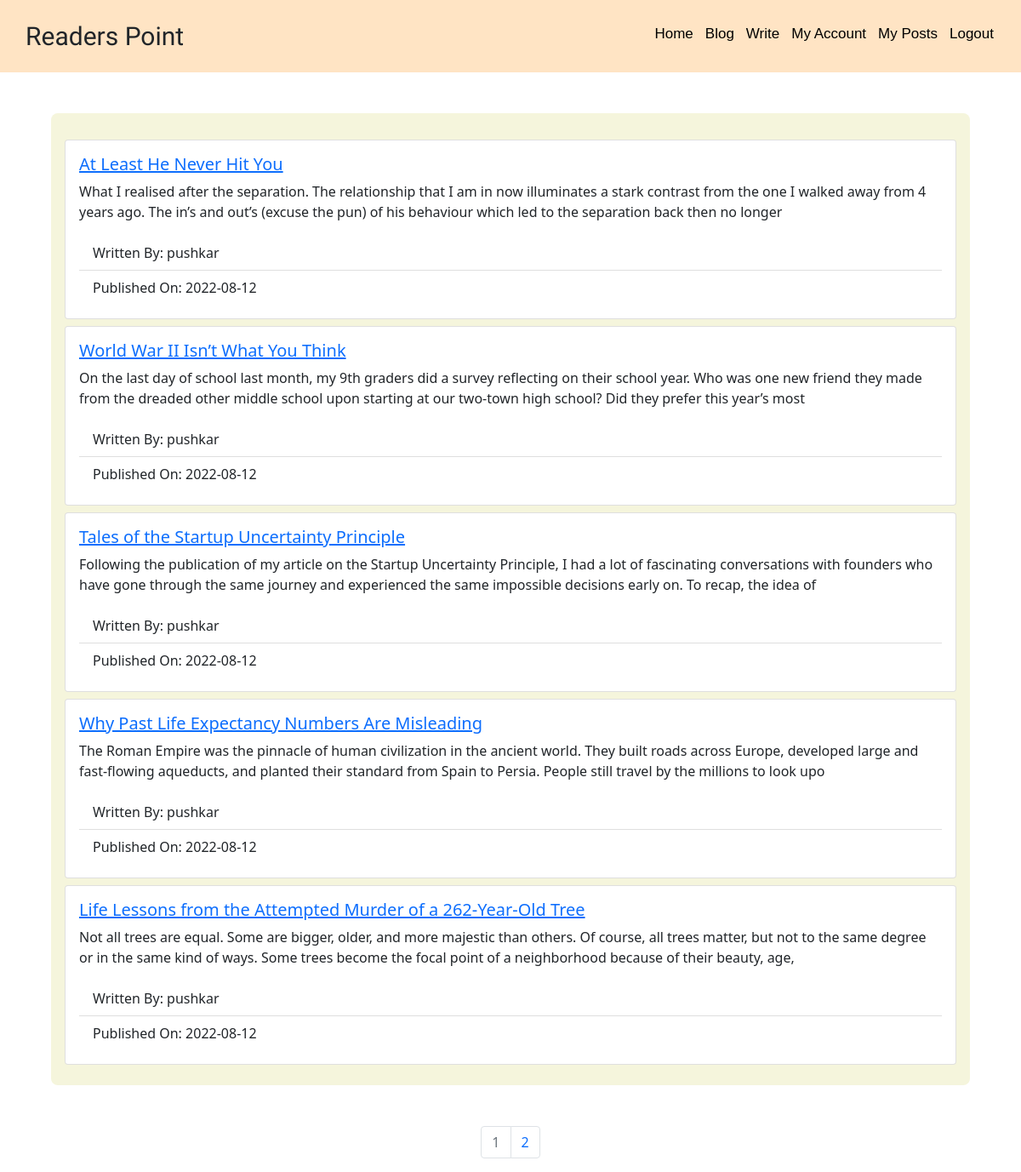
The page /blog (signed in) on the database its author committed.
### myProject/models.py (models this page shows, shortened)
class Post(db.Model,UserMixin):
    __tablename__ = 'posts'
    users = db.relationship(User)
    id = db.Column(db.Integer,primary_key=True)
    user_id = db.Column(db.Integer,db.ForeignKey('users.id'),nullable=False)
    date = db.Column(db.DateTime,nullable=False,default=datetime.utcnow)
    title = db.Column(db.Text,nullable=False)
    text = db.Column(db.Text,nullable=False)

class User(db.Model,UserMixin):
    __tablename__ = 'users'
    id = db.Column(db.Integer, primary_key=True)
    username = db.Column(db.String , unique=True,index=True)
    email = db.Column(db.String , unique=True,index=True)
    password = db.Column(db.String)
    confirm_pass = db.Column(db.String)
    profile_image = db.Column(db.String,nullable=False,default='default_image.jpg')
    posts = db.relationship('Post',backref='user',lazy=True)

### myProject/core/views.py (the view)
@core.route('/blog')
def blog():
    page = request.args.get('page',1,type=int)
    posts = Post.query.order_by(Post.date.desc()).paginate(page=page,per_page=5)
    return render_template('blog.html',posts=posts)

### myProject/models.py (called while the page is built)
@login_manager.user_loader
def load_user(user_id):
    return User.query.get(user_id)

### myProject/templates/blog.html
{% extends "base.html" %}
{% block content %}
<div class="my-container my-5 px-0 pb-2">
    <div class='m-3'>
        {% for post in posts.items %}
        <div class="card my-2">
            <div class="card-body">
              <h5 class="card-title" ><a href="{{url_for('blog_posts.blog_post',blog_post_id=post.id)}}">{{post.title}}</a></h5>
              <p class="card-text">{{post.text[0:250]}}</p>
              <ul class="list-group list-group-flush">
                <li class="list-group-item">Written By: {{post.user.username}}</li>
                <li class="list-group-item">Published On: {{post.date.strftime('%Y-%m-%d')}}</li>
              </ul>
            </div>
        </div>
        {% endfor %}
    </div>
</div>
<nav aria-label="Page navigation example">
    <ul class="pagination justify-content-center">
      {% for page_num in posts.iter_pages(left_edge=2,right_edge=2,left_current=2,right_current=2) %}
      {% if page_num %}
        {% if posts.page == page_num %}
        <li class="page-item disabled">
            <a class="page-link" href="{{url_for('core.blog',page=page_num)}}">{{page_num}}</a>
        </li>
        {% else %}
        <li class="page-item">
            <a class="page-link" href="{{url_for('core.blog',page=page_num)}}">{{page_num}}</a>
        </li>
        {% endif %}
      {% else %}
      <li class="page-item">
        <a class="page-link text-dark" href="#">...</a>
      </li>
      {% endif %}
      {% endfor %}
    </ul>
</nav>
{% endblock %}

### myProject/templates/base.html (style rules this page uses)
* { margin: 0; padding: 0; }
.my-container { margin: auto; margin-top: 50px; width: 70vw; background-color: beige; padding-top: 15px; padding-bottom: 22px; border-radius: 8px; }
li a { color: black; text-decoration: none; }
@media (max-width:1224px) { .my-container { margin: auto; margin-top: 50px; width: 90%; } }

### rows shown on the page
Post: title "At Least He Never Hit You", text "What I realised after the separation. The relationship that I am in now illuminates a stark contrast from the one I walked away from 4 years ago. The in’s and out’s (excuse the pun) of his behaviour which led to the separation back then no longer", user.username "pushkar", date "2022-08-12"
Post: title "World War II Isn’t What You Think", text "On the last day of school last month, my 9th graders did a survey reflecting on their school year. Who was one new friend they made from the dreaded other middle school upon starting at our two-town high school? Did they prefer this year’s most", user.username "pushkar", date "2022-08-12"
Post: title "Tales of the Startup Uncertainty Principle", text "Following the publication of my article on the Startup Uncertainty Principle, I had a lot of fascinating conversations with founders who have gone through the same journey and experienced the same impossible decisions early on. To recap, the idea of", user.username "pushkar", date "2022-08-12"
Post: title "Why Past Life Expectancy Numbers Are Misleading", text "The Roman Empire was the pinnacle of human civilization in the ancient world. They built roads across Europe, developed large and fast-flowing aqueducts, and planted their standard from Spain to Persia. People still travel by the millions to look upo", user.username "pushkar", date "2022-08-12"
Post: title "Life Lessons from the Attempted Murder of a 262-Year-Old Tree", text "Not all trees are equal. Some are bigger, older, and more majestic than others. Of course, all trees matter, but not to the same degree or in the same kind of ways. Some trees become the focal point of a neighborhood because of their beauty, age,", user.username "pushkar", date "2022-08-12"

### other values the page prints
{{ page_num }} "1"
{{ page_num }} "2"
